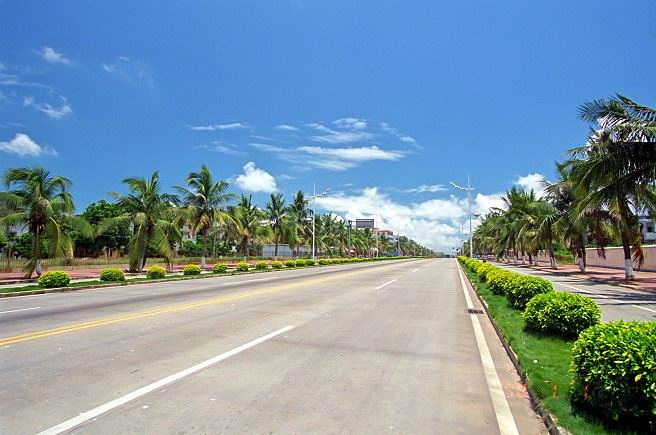
#> input picture machinelearningpracticeguide/code/test1.jpg, 656 x 435 px
$ python 4-10.py   (Python 2 division)
#> lines starting #> are read from the running program, lines starting #| are printed output that depends on the picture
#!/usr/bin/env python
#-*- coding: utf-8 -*-
#code:myhaspl@qq.com
#4-10.py
import cv2
import numpy as np


fn="test1.jpg"

if __name__ == '__main__':
    print 'http://blog.csdn.net/myhaspl'
    print 'myhaspl@qq.com'
    print
    print 'loading %s ...' % fn
    print '正在处理中',
    img = cv2.imread(fn)
#> img is the input picture: shape (435, 656, 3); mean B, G, R 163.1, 147.9, 122.4
    w=img.shape[1]
#> w = 656
    h=img.shape[0]
#> h = 435
    ii=0
    #关于纵向生成镜像
    #
    mirror_w=w/2
#> mirror_w = 328
    for j in xrange(0,h):
        for i in xrange(0,mirror_w):
            img[j,i,:]=img[j,w-i-1,:]
        print '.',
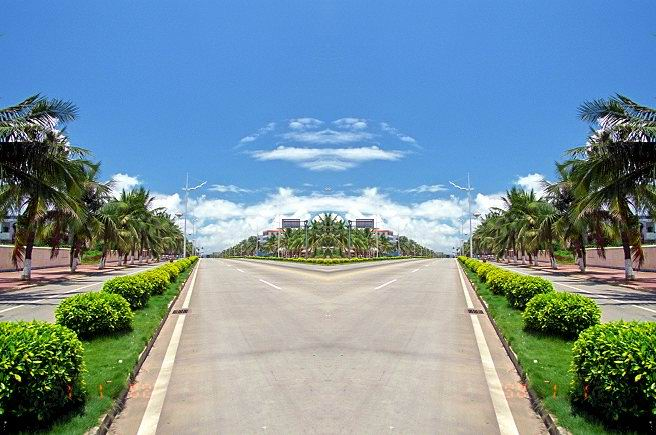
#> img: shape (435, 656, 3); mean B, G, R 157.3, 145.2, 119
    cv2.namedWindow('img')
    cv2.imshow('img', img)
    cv2.waitKey()
    cv2.destroyAllWindows()

$ run again, with machinelearningpracticeguide/code/test2.jpg copied over machinelearningpracticeguide/code/test1.jpg
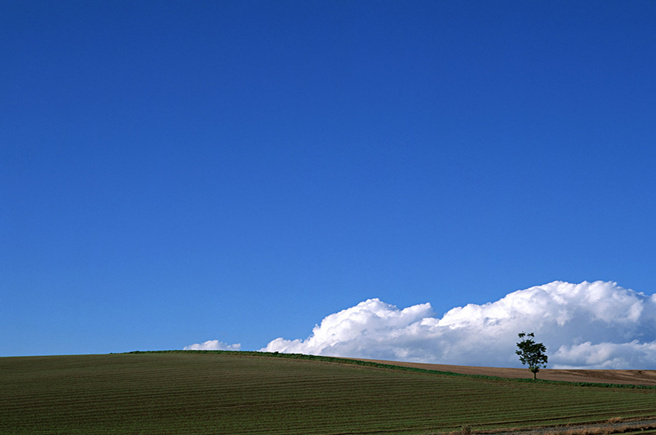
#> input picture machinelearningpracticeguide/code/test2.jpg, 656 x 435 px
#> img is the input picture: shape (435, 656, 3); mean B, G, R 162.9, 99.8, 59.6
#> after the loop `for j in xrange(0,h):`:
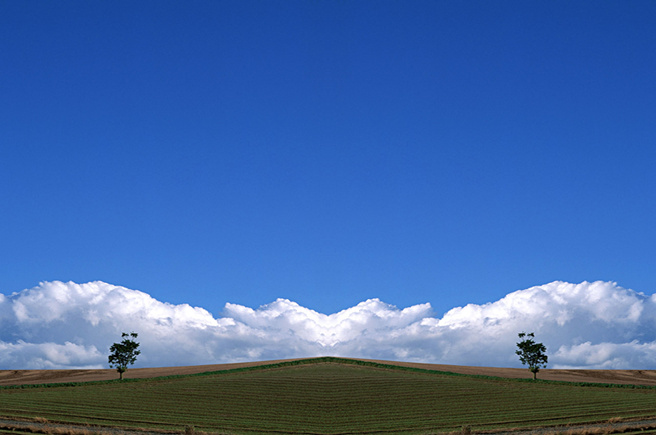
#> img: shape (435, 656, 3); mean B, G, R 166.3, 104.5, 66.5

$ run again, with machinelearningpracticeguide/code/billtest.png saved as machinelearningpracticeguide/code/test1.jpg
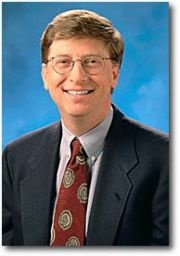
#> input picture machinelearningpracticeguide/code/billtest.png, 180 x 256 px
#> img is the input picture: shape (256, 180, 3); mean B, G, R 117.8, 106.9, 91.7
#> after the loop `for j in xrange(0,h):`:
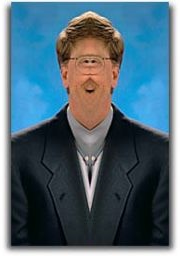
#> img: shape (256, 180, 3); mean B, G, R 117.9, 103.5, 78.9
